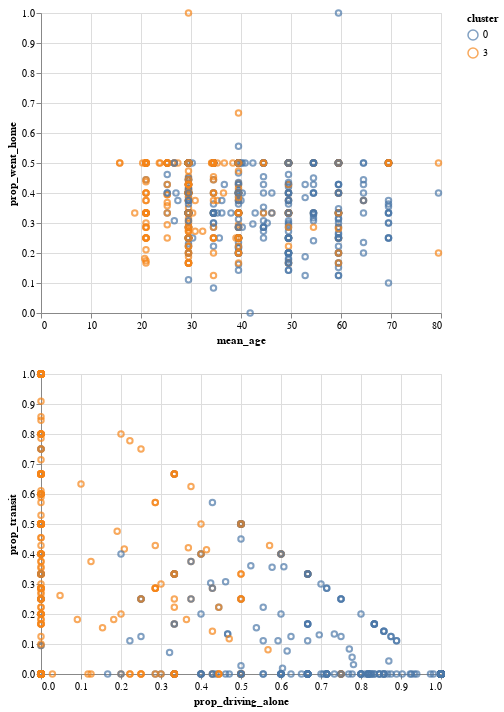

Source (notebook cell):
### Code cell
incbik = alt.Chart(clustered[(clustered[CLUSTER] == 0) | (clustered[CLUSTER] == 3)]).mark_point().encode(
    x=MEAN_AGE,
    y=PROP_WENT_HOME,
    color='cluster:N'
)

agebik = alt.Chart(clustered[(clustered[CLUSTER] == 0) | (clustered[CLUSTER] == 3)]).mark_point().encode(
    x=PROP_DRIVING_ALONE,
    y=PROP_TRANSIT,
    color='cluster:N'
)

incbik & agebik

### Figure 1 — Vega-Lite specification as saved in the notebook (floating-point values rounded to 4 significant figures; data arrays with more than 128 entries replaced by an {"elided": "..."} marker saying what was removed)
{"$schema": "https://vega.github.io/schema/vega-lite/v2.4.3.json", "config": {"view": {"height": 300, "width": 400}}, "vconcat": [{"data": {"values": {"elided": "856 records"}}, "encoding": {"color": {"field": "cluster", "type": "nominal"}, "x": {"field": "mean_age", "type": "quantitative"}, "y": {"field": "prop_went_home", "type": "quantitative"}}, "mark": "point"}, {"data": {"values": {"elided": "856 records"}}, "encoding": {"color": {"field": "cluster", "type": "nominal"}, "x": {"field": "prop_driving_alone", "type": "quantitative"}, "y": {"field": "prop_transit", "type": "quantitative"}}, "mark": "point"}]}
